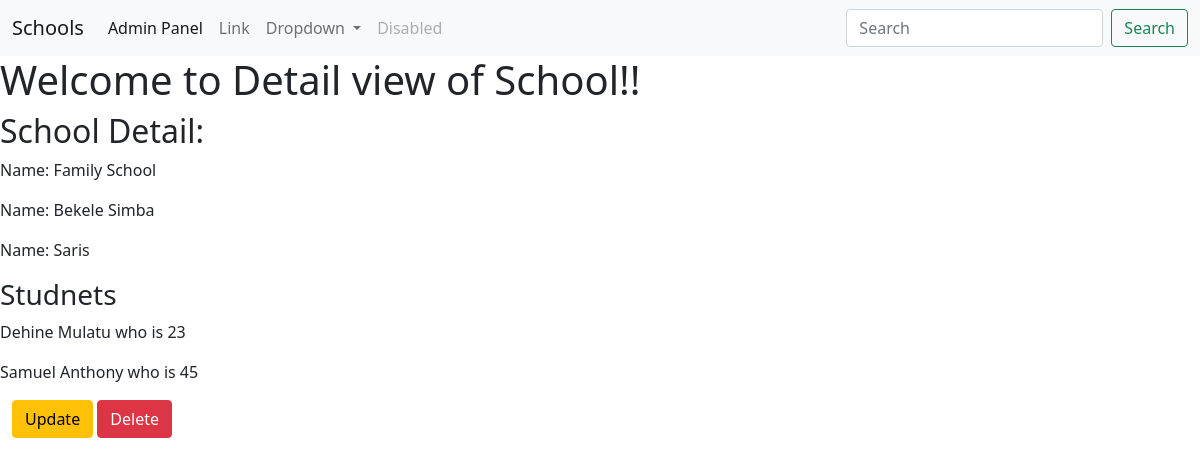
/1/, run on the app's committed database.
### basic_app/models.py (models this page shows, shortened)
class School(models.Model):
    name = models.CharField(max_length=256)
    principal = models.CharField(max_length=256)
    location = models.CharField(max_length=256)

class Student(models.Model):
    name = models.CharField(max_length=256)
    age = models.PositiveIntegerField()
    school = models.ForeignKey(School,on_delete=models.CASCADE, related_name='students')

### basic_app/views.py (the view)
# urls.py: path('<int:pk>/', views.SchoolDetailView.as_view(), name='school_detail'),
class SchoolDetailView(DetailView):
    context_object_name = 'school_detail'
    model = models.School
    template_name  = 'basic_app/school_detail.html'

### basic_app/templates/basic_app/school_detail.html
{% extends 'basic_app/basic_app_base.html' %}
{% block body_block %}
<div class="'jumbotron">
    <h1>Welcome to Detail view of School!!</h1>
    <h2>School Detail:</h2>
    <p>Name: {{school_detail.name}}</p>
    <p>Name: {{school_detail.principal}}</p>
    <p>Name: {{school_detail.location}}</p>
 <h3>Studnets</h3>
{% for Student in school_detail.students.all %}
<p>{{Student.name}} who is {{Student.age}}</p>
{% endfor %}
</div>
<div class="container-fluid">
<p>
    <a class="btn btn-warning" href="{%url 'basic_app:update' pk=school_detail.pk %}">Update</a>
    <a class="btn btn-danger" href="{% url 'basic_app:delete' pk=school_detail.pk %}">Delete</a>
</p>
</div>
{% endblock %}

### data on the page
School: name "Family School", principal "Bekele Simba", location "Saris"
Student: name "Dehine Mulatu", age "23"
Student: name "Samuel Anthony", age "45"
